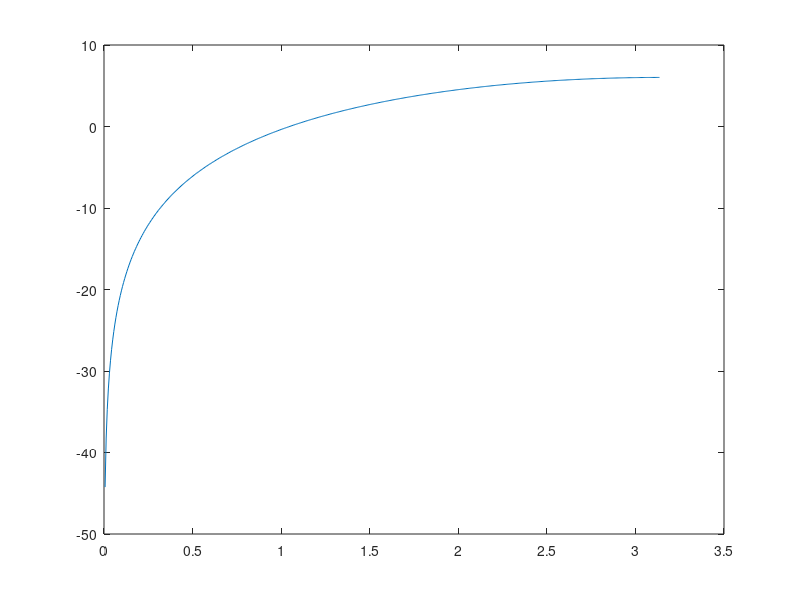

The MATLAB source for this figure:
close all;
clear all;

%x = [1 1]      % basic training data
x = [1 -1]
%x = [1 0]

%x = [1.0 0.49]
%x = [0.751962, 0.0631137] % pretty much the same
%x = [0.112189, -0.898336] % high pass

[H W] = freqz(x);
figure
plot(W, 20*log10(abs(H)));

%{
figure
zplane(x)
%}
